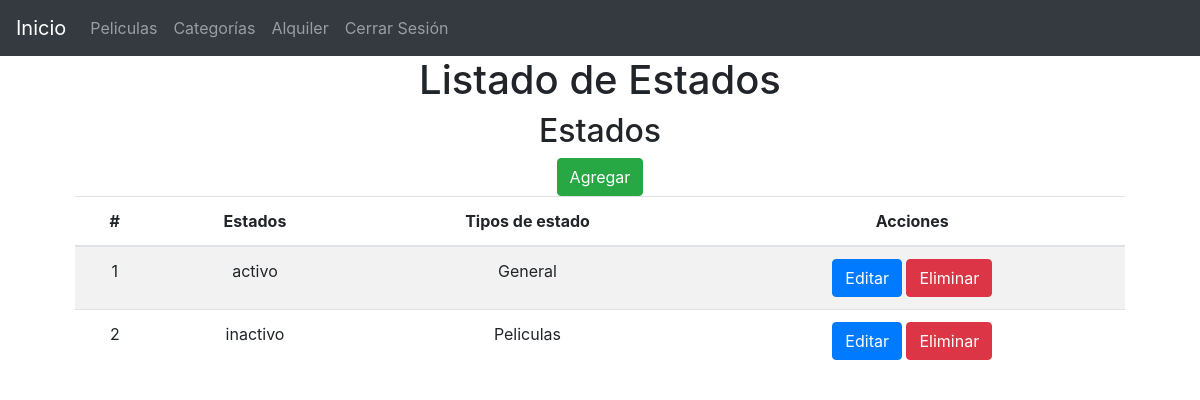
The page /?controller=Statuses (signed in) on the database its author committed.
### tables this page shows
CREATE TABLE `statuses` (
  `Id` int(11) NOT NULL,
  `status` varchar(50) NOT NULL,
  `type_statuses_id` int(11) DEFAULT NULL
);

CREATE TABLE `type_statuses` (
  `id` int(11) NOT NULL,
  `name` varchar(100) NOT NULL
);

### models/Statuses.php (called while the page is built, shortened)
	<?php
class Statuses
{
	private $pdo;
	function __construct()
	{
		try {
			$this->pdo =new Database;
		} catch (PDOExeption $e) {
			die($e->getMessage());
		}
	}
	public function getALL()
	{
		try {
				$strSql = "SELECT r.*, s.name as name FROM statuses r INNER JOIN type_statuses s ON s.id = r.type_statuses_id ORDER BY r.id ASC";
			$query =$this->pdo->select($strSql);
			return $query;
		} catch (PDOException $e) {
			die($e->getMessage());
		}
	}
}

### providers/Database.php (called while the page is built, shortened)
<?php
	class Database extends PDO
	{
		public function select($strSql, $arrayData = array(), $fetchMode = PDO::FETCH_OBJ)
		{
			$query = $this->prepare($strSql);
			if(!$query->execute()) {
				echo "Error, la Consulta no se Realizó";
			} else {
				return $query->fetchAll($fetchMode);
			}
		}
	}

### views/Statuses/list.php (the view)
<main class="container">
	<section class="col-md-12 text-center">
		<h1>Listado de Estados</h1>
		<div>
			<h2>Estados</h2>
			<a href="?controller=Statuses&method=add" class="btn btn-success">Agregar</a>
		</div>
		<section class="col-md-12 table-responsive">
			<table class="table table-striped table-hover">
			  <thead>
			    <tr>
			      <th>#</th>
			      <th>Estados</th>
			      <th>Tipos de estado</th>
			      <th>Acciones</th>
			    </tr>
			  </thead>
			  <tbody>
			  	<?php foreach ($StatusesSave as $Statuses) : ?>
				    <tr>
				      <td><?php echo $Statuses->Id ?></td>
				      <td><?php echo $Statuses->status?></td>
				      <td><?php echo $Statuses->name?></td>
				      <td>
				      	<a href="?controller=Statuses&method=edit&Id=<?php echo $Statuses->Id ?>" class="btn btn-primary"">Editar</a>
				      	<a href="#" class="btn btn-danger">Eliminar</a>
				      </td>
				    </tr>
				  <?php endforeach ?>
			  </tbody>
			</table>
		</section>
	</section>
</main>

### rows shown on the page
statuses: Id "1", status "activo", type_statuses.name "General"
statuses: Id "2", status "inactivo", type_statuses.name "Peliculas"
